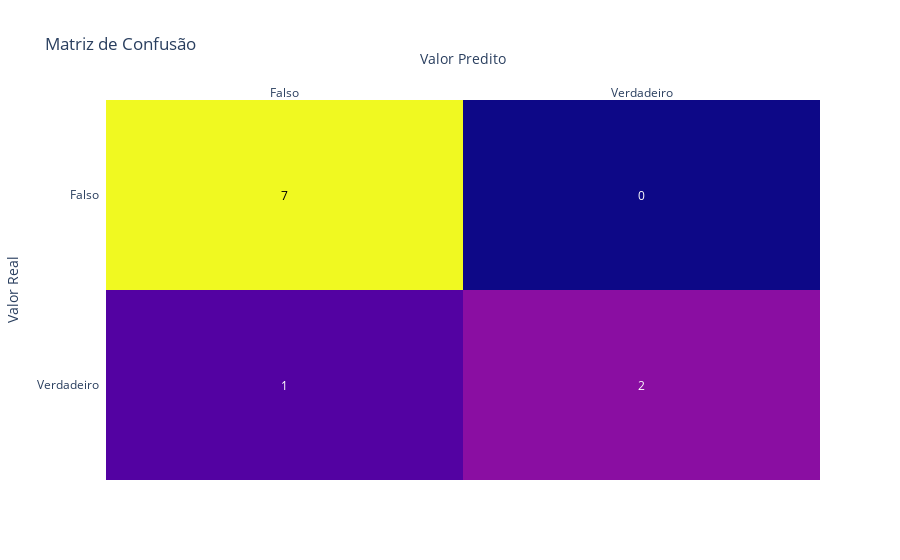

Write notebook code for a chart like this one.
### Code cell
import plotly.figure_factory as ff
import plotly.offline as py
py.init_notebook_mode(connected=True)
names = ["Falso", "Verdadeiro"]
fig = ff.create_annotated_heatmap(confusion_matrix.values, x = names, y = names)
fig.update_layout(yaxis = dict(categoryorder = 'category descending'), title="Matriz de Confusão")
fig.update_yaxes(title="Valor Real")
fig.update_xaxes(title="Valor Predito")

fig.show()

### Figure 1 — Plotly figure (JSON) as saved in the notebook; plotly's stock layout.template omitted (floating-point values rounded to 4 significant figures)
{"data": [{"colorscale": [[0, "#0d0887"], [0.1111, "#46039f"], [0.2222, "#7201a8"], [0.3333, "#9c179e"], [0.4444, "#bd3786"], [0.5556, "#d8576b"], [0.6667, "#ed7953"], [0.7778, "#fb9f3a"], [0.8889, "#fdca26"], [1, "#f0f921"]], "reversescale": false, "showscale": false, "type": "heatmap", "x": ["Falso", "Verdadeiro"], "y": ["Falso", "Verdadeiro"], "z": [[7, 0], [1, 2]]}], "layout": {"annotations": [{"font": {"color": "#000000"}, "showarrow": false, "text": "7", "x": "Falso", "xref": "x", "y": "Falso", "yref": "y"}, {"font": {"color": "#FFFFFF"}, "showarrow": false, "text": "0", "x": "Verdadeiro", "xref": "x", "y": "Falso", "yref": "y"}, {"font": {"color": "#FFFFFF"}, "showarrow": false, "text": "1", "x": "Falso", "xref": "x", "y": "Verdadeiro", "yref": "y"}, {"font": {"color": "#FFFFFF"}, "showarrow": false, "text": "2", "x": "Verdadeiro", "xref": "x", "y": "Verdadeiro", "yref": "y"}], "title": {"text": "Matriz de Confusão"}, "xaxis": {"dtick": 1, "gridcolor": "rgb(0, 0, 0)", "side": "top", "ticks": "", "title": {"text": "Valor Predito"}}, "yaxis": {"categoryorder": "category descending", "dtick": 1, "ticks": "", "ticksuffix": "  ", "title": {"text": "Valor Real"}}}}
